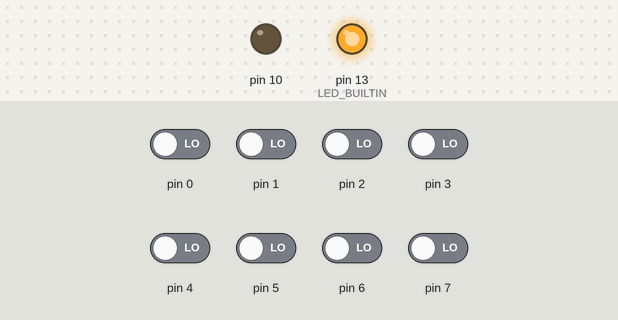
This sketch was run on a simulated Arduino Uno, built for the host (arithmetic inside an expression is 32-bit, double 64-bit). On the bench: output pins drawn as LEDs (lit = HIGH). The test bench sets the inputs (shaded band); at power-on: pin 0–7 LOW.

Above: at 0.1 s.
At 2.6 s:
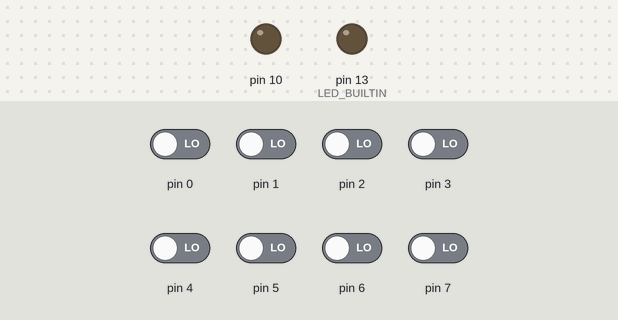
Timing chart, 0 to 4.5 s (numbered marks = the images above):
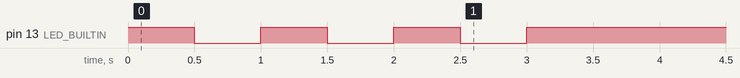

The sketch:

02-ResetEsp.ino
```cpp
// Reset ESP-8266 using HWB.
//
// It uses reset switch status to decide whether it will
// reset ESP or not. To test, press Adelino reset switch.
// The sketch will blink 3 times before acquiring the reset
// switch status. If the reset switch is kept pressed, the
// ESP-8266 will be reset by asserting HWB/PE2 low for 10ms.

int rstat ()
{
  // Read the reset switch preserving the port configuration afterwards
  unsigned char save_DDRD = DDRD;
  unsigned char save_PORTD = PORTD;
  cli ();
  DDRD &= ~_BV(5); // PD5 -> input
  PORTD |= _BV(5); // Pull up
  int stat = !(PIND & _BV(5));
  PORTD = save_PORTD;
  DDRD = save_DDRD;
  sei ();
  return (stat);
}

// Set the logic level on CHIP_EN line, which is
// connected to HWB (PE2) from ATmega32U4.
int espen (int level)
{
  if (level)
  {
    PORTE |= _BV(2); // PE2 => HIGH
  }
  else
  {
    PORTE &= ~_BV(2); // PE2 => LOW
  }

  // We set pin direction only after setting value
  // because if it's not configured yet (hi-z) it
  // will be pulled up. If we are setting it HIGH
  // and configure direction first, we may get a
  // unintended short LOW pulse. Therefore,
  // direction is set only after the intended level
  // is set.
  DDRE |= _BV(2); // PE2 => OUTPUT
}

void setup ()
{
  // GPIO15 is also HSPI_CS, which is connected to SS on
  // AVR SPI; so we MUST ensure GPIO15 LOW for proper boot.
  pinMode (PIN_SPI_SS, OUTPUT);

  // D13 is also used to drive GPIO0, which is the main
  // boot mode selector. GPIO0 HIGH for normal boot, GPIO0
  // LOW to enter ROM bootloader.
  pinMode (LED_BUILTIN, OUTPUT);

  for (int i = 0; i < 3; i++)
  {
    digitalWrite (LED_BUILTIN, HIGH);
    delay(500);
    digitalWrite (LED_BUILTIN, LOW);
    delay(500);
  }

  //===========
  // Reset ESP
  //===========

  if (rstat ())
  {
    // Enter ROM bootloader
    digitalWrite (LED_BUILTIN, LOW); // GPIO0 => LOW
  }
  else
  {
    // Normal boot
    digitalWrite (LED_BUILTIN, HIGH); // GPIO0 => HIGH
  }

  digitalWrite (PIN_SPI_SS, LOW); // GPIO15 => LOW
  delay (10);
  espen (LOW); // CHIP_EN => LOW
  delay (50);
  espen (HIGH); // CHIP_EN => HIGH
  delay (250);
}

void loop ()
{
  // put your main code here, to run repeatedly
}
```
